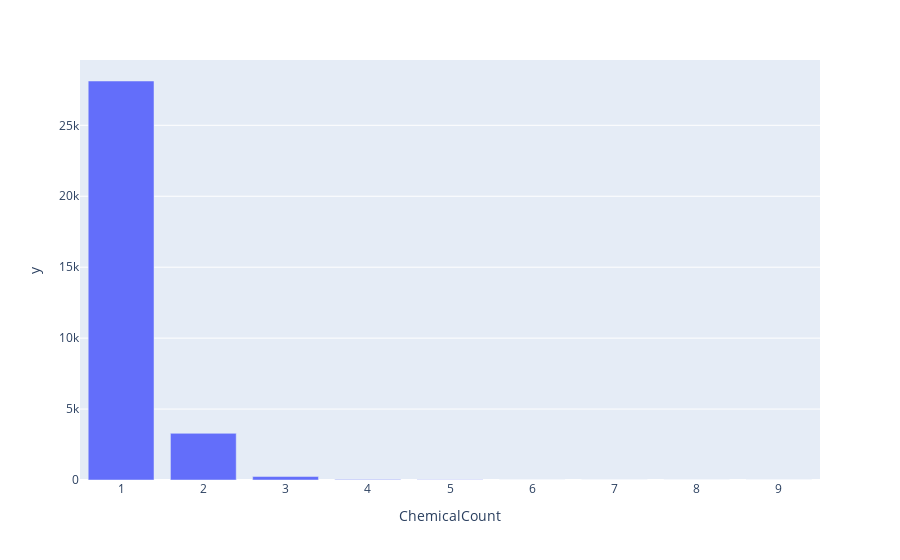

The notebook cell this image was saved under:
### Markdown cell above
We have grouped everything by unique CDPHId, so that we have no outlier values

### Code cell
fig = px.bar(data, x=data.index, y=data.values)
fig.write_image()

### Figure 1 — Plotly figure (JSON) as saved in the notebook; plotly's stock layout.template omitted (floating-point values rounded to 4 significant figures)
{"data": [{"alignmentgroup": "True", "hovertemplate": "ChemicalCount=%{x}<br>y=%{y}<extra></extra>", "legendgroup": "", "marker": {"color": "#636efa"}, "name": "", "offsetgroup": "", "orientation": "v", "showlegend": false, "textposition": "auto", "type": "bar", "x": [1, 2, 3, 4, 5, 6, 7, 8, 9], "xaxis": "x", "y": [28124, 3289, 244, 44, 9, 1, 1, 2, 1], "yaxis": "y"}], "layout": {"barmode": "relative", "legend": {"tracegroupgap": 0}, "margin": {"t": 60}, "xaxis": {"anchor": "y", "domain": [0, 1], "title": {"text": "ChemicalCount"}}, "yaxis": {"anchor": "x", "domain": [0, 1], "title": {"text": "y"}}}}
